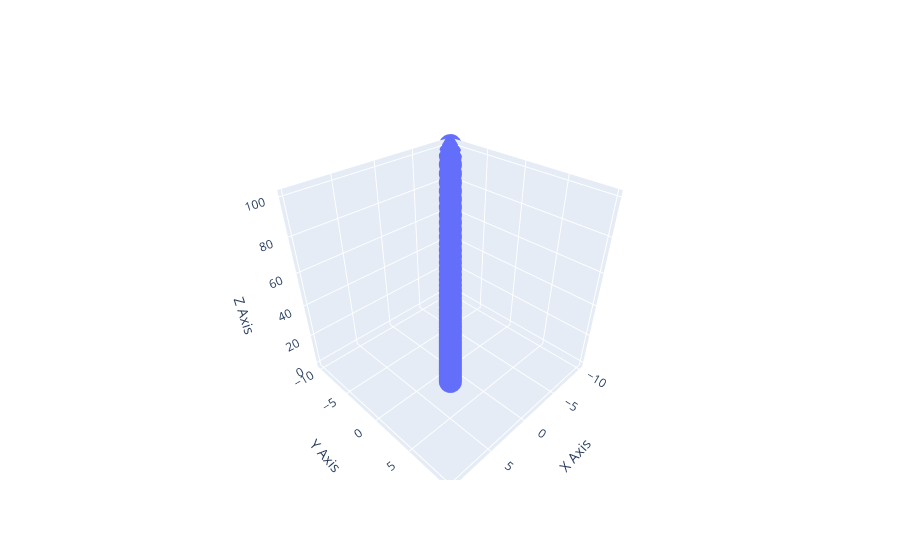

Notebook source saved alongside this figure:
### Code cell
# Let's get 3D
def f(x, y):
    return x * y

x = np.arange(-10, 10, 0.25)
y = np.arange(-10, 10, 0.25)
z = f(x, y)

fig = go.Figure(data=[go.Scatter3d(x=x, y=y, z=z, mode='markers')])

fig.update_layout(scene = dict(
                    xaxis_title='X Axis',
                    yaxis_title='Y Axis',
                    zaxis_title='Z Axis'))

# Show the plot
fig.show()

### Figure 1 — Plotly figure (JSON) as saved in the notebook; plotly's stock layout.template omitted (floating-point values rounded to 4 significant figures)
{"data": [{"mode": "markers", "type": "scatter3d", "x": [-10, -9.75, -9.5, -9.25, -9, -8.75, -8.5, -8.25, -8, -7.75, -7.5, -7.25, -7, -6.75, -6.5, -6.25, -6, -5.75, -5.5, -5.25, -5, -4.75, -4.5, -4.25, -4, -3.75, -3.5, -3.25, -3, -2.75, -2.5, -2.25, -2, -1.75, -1.5, -1.25, -1, -0.75, -0.5, -0.25, 0, 0.25, 0.5, 0.75, 1, 1.25, 1.5, 1.75, 2, 2.25, 2.5, 2.75, 3, 3.25, 3.5, 3.75, 4, 4.25, 4.5, 4.75, 5, 5.25, 5.5, 5.75, 6, 6.25, 6.5, 6.75, 7, 7.25, 7.5, 7.75, 8, 8.25, 8.5, 8.75, 9, 9.25, 9.5, 9.75], "y": [-10, -9.75, -9.5, -9.25, -9, -8.75, -8.5, -8.25, -8, -7.75, -7.5, -7.25, -7, -6.75, -6.5, -6.25, -6, -5.75, -5.5, -5.25, -5, -4.75, -4.5, -4.25, -4, -3.75, -3.5, -3.25, -3, -2.75, -2.5, -2.25, -2, -1.75, -1.5, -1.25, -1, -0.75, -0.5, -0.25, 0, 0.25, 0.5, 0.75, 1, 1.25, 1.5, 1.75, 2, 2.25, 2.5, 2.75, 3, 3.25, 3.5, 3.75, 4, 4.25, 4.5, 4.75, 5, 5.25, 5.5, 5.75, 6, 6.25, 6.5, 6.75, 7, 7.25, 7.5, 7.75, 8, 8.25, 8.5, 8.75, 9, 9.25, 9.5, 9.75], "z": [100, 95.06, 90.25, 85.56, 81, 76.56, 72.25, 68.06, 64, 60.06, 56.25, 52.56, 49, 45.56, 42.25, 39.06, 36, 33.06, 30.25, 27.56, 25, 22.56, 20.25, 18.06, 16, 14.06, 12.25, 10.56, 9, 7.562, 6.25, 5.062, 4, 3.062, 2.25, 1.562, 1, 0.5625, 0.25, 0.0625, 0, 0.0625, 0.25, 0.5625, 1, 1.562, 2.25, 3.062, 4, 5.062, 6.25, 7.562, 9, 10.56, 12.25, 14.06, 16, 18.06, 20.25, 22.56, 25, 27.56, 30.25, 33.06, 36, 39.06, 42.25, 45.56, 49, 52.56, 56.25, 60.06, 64, 68.06, 72.25, 76.56, 81, 85.56, 90.25, 95.06]}], "layout": {"scene": {"xaxis": {"title": {"text": "X Axis"}}, "yaxis": {"title": {"text": "Y Axis"}}, "zaxis": {"title": {"text": "Z Axis"}}}}}
